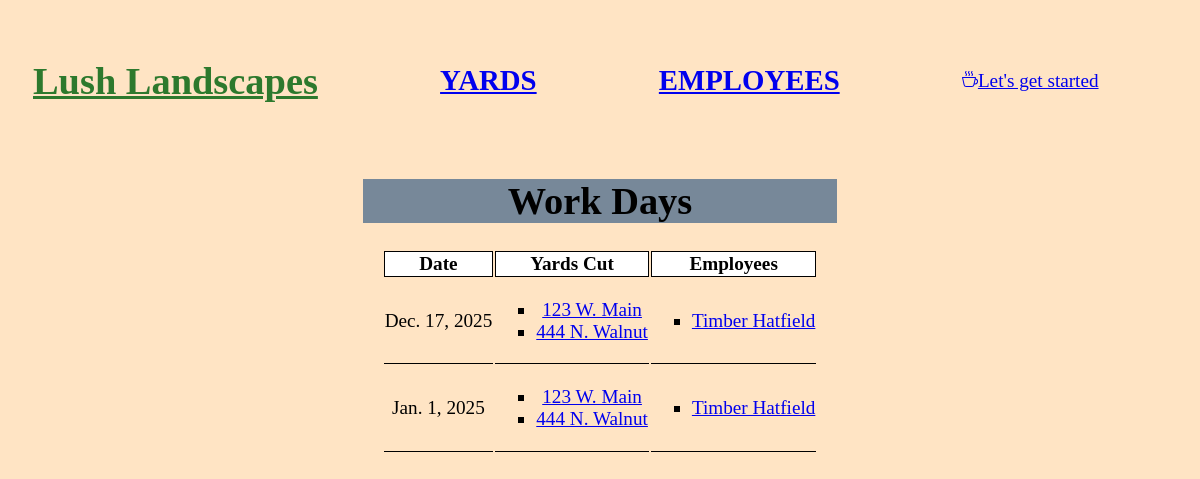
The page / on the database its author committed.
### tracker/models.py (models this page shows, shortened)
class WorkDay(models.Model):
    date = models.DateField(primary_key=True)
    staff = models.ManyToManyField(Employee, related_name='work_day')
    yards_cut = models.ManyToManyField(Yard, related_name='work_day')

class Yard(models.Model):
    address = models.CharField(max_length=150)
    time = models.IntegerField(default=60)

class Employee(models.Model):
    name = models.CharField(max_length=50)
    contact = models.CharField(max_length=20)

### tracker/views.py (the view)
# urls.py: path('', views.workday_list, name ='workday_list'),
def workday_list(request):
    workdays = WorkDay.objects.prefetch_related('yards_cut', 'staff').order_by('-date')
    template = loader.get_template('tracker/Workdays.html')
    context = {
        'workdays': workdays,
    }
    return HttpResponse(template.render(context, request))

### tracker/templates/tracker/Workdays.html (shortened to what this page needs)
{% extends 'tracker/core.html' %}
{% block content %}
    <body>
        <div class="detail-page">
            <h1 class="title">Work Days</h1>
            <table class="workday-table">
                <tr>
                    <th>Date</th>
                    <th>Yards Cut</th>
                    <th>Employees</th>
                </tr>
                {% for day in workdays %}
                <tr>
                    <td>{{day.date}}</td>
                    <td>
                        <ul>
                            {% for yard in day.yards_cut.all %}
                                <li><a href="{% url 'yard_detail' yard.id %}">{{yard.address}}</a></li>
                            {% endfor %}
                        </ul>
                    </td>
                    <td>
                        <ul>
                            {% for emp in day.staff.all %}
                                <li><a href="{% url 'employee_detail' emp.id %}">{{emp.name}}</a></li>
                            {% endfor %}
                        </ul>
                    </td>
                </tr>
                {% endfor %}
            </table>
        </div>
    </body>
{% endblock %}

### tracker/static/tracker/css/tracker.css (style rules this page uses)
html { background-color: bisque; font-size: larger; }
.title { background-color: lightslategray; text-align: center; margin-inline: 30% }
.workday-table { margin: auto; list-style-type: lower-alpha; }
td { border-bottom: 1px solid; }
th { border: 1px solid; background-color: white; }
ul { list-style-type: square; }
.detail-page { text-align: center; margin: auto; }

### rows shown on the page
WorkDay: date "Dec. 17, 2025"
Yard: address "123 W. Main"
Yard: address "444 N. Walnut"
Employee: name "Timber Hatfield"
WorkDay: date "Jan. 1, 2025"
